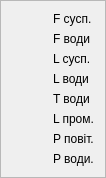
  <widget class="QFrame" name="frame">
   <property name="geometry">
    <rect>
     <x>1174</x>
     <y>15</y>
     <width>106</width>
     <height>175</height>
    </rect>
   </property>
   <property name="frameShape">
    <enum>QFrame::StyledPanel</enum>
   </property>
   <property name="frameShadow">
    <enum>QFrame::Raised</enum>
   </property>
   <layout class="QGridLayout" name="gridLayout">
    <item row="0" column="0">
     <spacer name="horizontalSpacer">
      <property name="orientation">
       <enum>Qt::Horizontal</enum>
      </property>
      <property name="sizeHint" stdset="0">
       <size>
        <width>19</width>
        <height>14</height>
       </size>
      </property>
     </spacer>
    </item>
    <item row="0" column="1">
     <widget class="QLabel" name="label_4">
      <property name="text">
       <string>F сусп.</string>
      </property>
     </widget>
    </item>
    <item row="1" column="1">
     <widget class="QLabel" name="label_5">
      <property name="text">
       <string>F води</string>
      </property>
     </widget>
    </item>
    <item row="8" column="0" colspan="2">
     <spacer name="verticalSpacer">
      <property name="orientation">
       <enum>Qt::Vertical</enum>
      </property>
      <property name="sizeHint" stdset="0">
       <size>
        <width>20</width>
        <height>40</height>
       </size>
      </property>
     </spacer>
    </item>
    <item row="2" column="1">
     <widget class="QLabel" name="label_6">
      <property name="text">
       <string>L сусп.</string>
      </property>
     </widget>
    </item>
    <item row="3" column="1">
     <widget class="QLabel" name="label_7">
      <property name="text">
       <string>L води</string>
      </property>
     </widget>
    </item>
    <item row="4" column="1">
     <widget class="QLabel" name="label_8">
      <property name="text">
       <string>T води</string>
      </property>
     </widget>
    </item>
    <item row="5" column="1">
     <widget class="QLabel" name="label_9">
      <property name="text">
       <string>L пром.</string>
      </property>
     </widget>
    </item>
    <item row="6" column="1">
     <widget class="QLabel" name="label_10">
      <property name="text">
       <string>P повіт.</string>
      </property>
     </widget>
    </item>
    <item row="7" column="1">
     <widget class="QLabel" name="label_11">
      <property name="text">
       <string>P води.</string>
      </property>
     </widget>
    </item>
   </layout>
  </widget>
